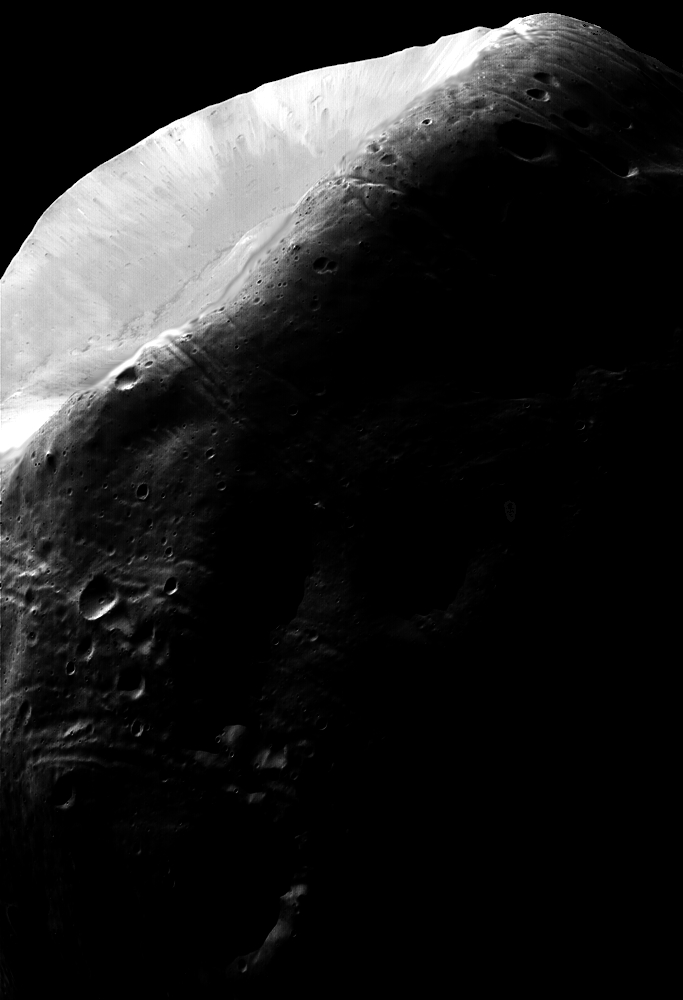
%> input picture Assignment 3/phobos_X.tif, 683 x 1000 px
$ octave histogram_equalization.m   (GNU Octave 9; MATLAB toolbox functions it lacks are replaced by stand-ins)
%> lines starting %> are read from the running program, lines starting %| are printed output that depends on the picture
%Load the image
im_in = imread('phobos_X.tif');
%> im_in is the input picture: size 1000x683 uint8; min 0, max 255, mean 31.7
figure(1);
imshow(im_in);
title('Input Image');

%Show histogram
histo_in = imhist(im_in)
%> histo_in = 256 values, max 421705 at index 1, min 11 at index 91, mean 2668
figure(2);
plot(histo_in);
title('Input Image Histogram');
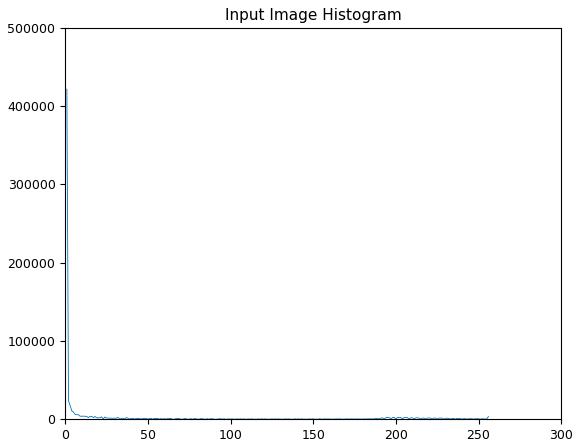
%> figure redrawn from the program's plot data; curve peaks at x = 1, y = 421705

%Run histeq with default parameters
im_out_1 = histeq(im_in);
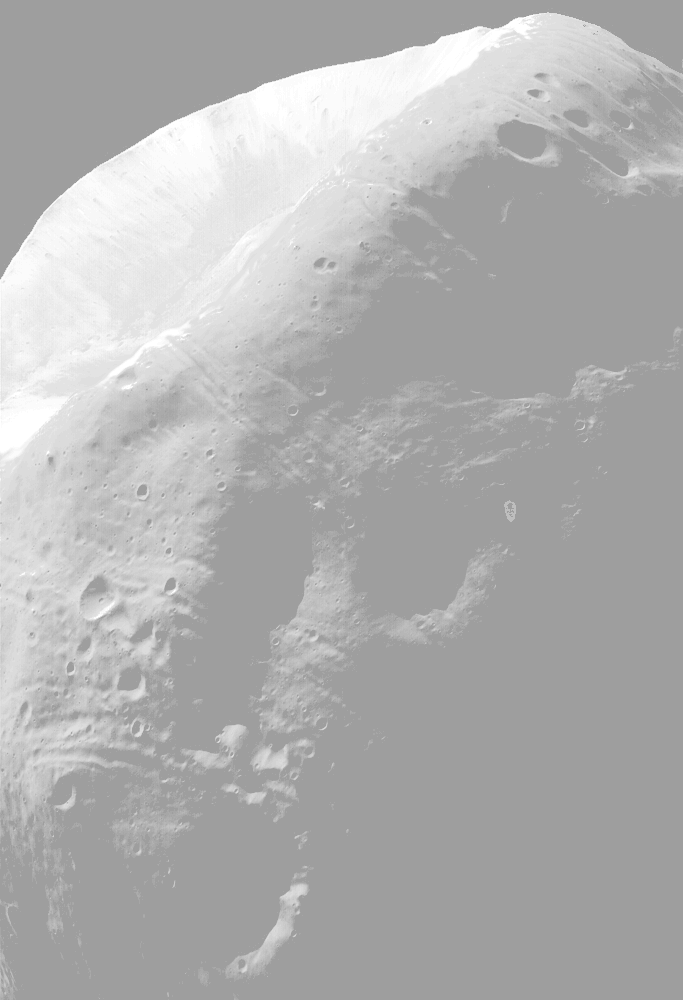
%> im_out_1: size 1000x683 uint8; min 158, max 255, mean 176.6
figure(3);
imshow(im_out_1);
title('HistEQ with Default Parameters');
figure(4);
histo_1 = imhist(im_out_1);
%> histo_1 = 256 values, max 421705 at index 159, min 0 at index 1, mean 2668
plot(histo_1);
title('HistEQ with Default Parameters');
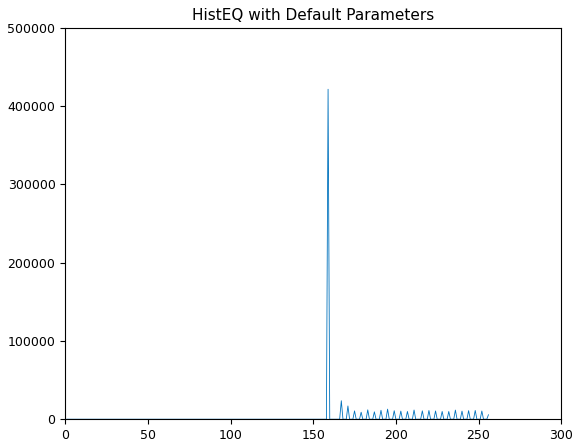
%> figure redrawn from the program's plot data; curve peaks at x = 159, y = 421705
